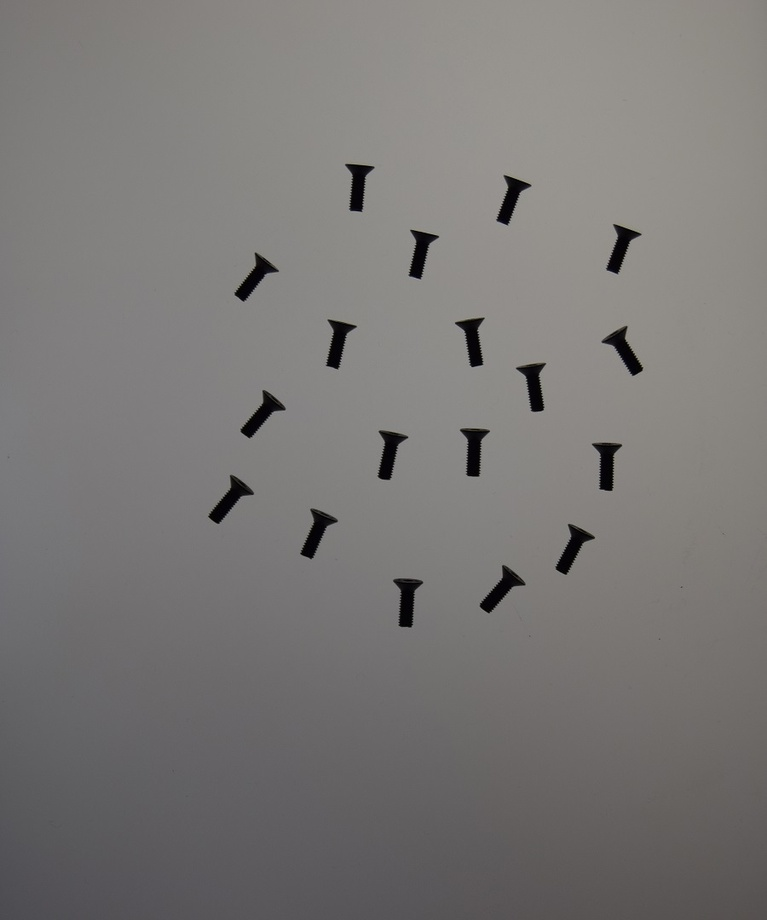
//> input picture 21-Examen2/Clase1.jpg, 767 x 920 px, shrunk from 900 x 1080 before the run; the run also reads 1 picture not shown here
$ ./BayesExamen Clase1.jpg Clase2.jpg Clase2.jpg Clase2.jpg   (built with g++ and OpenCV 4)
//> lines starting //> are read from the running program, lines starting //| are printed output that depends on the picture; after the words box and inside, x2 and y2 are one past the last pixel; in counts of white or black regions, pixels touching at a corner belong together
#include <stdio.h>
#include <opencv2/opencv.hpp>

using namespace std;
using namespace cv;

#define NCLASES 3

static Ptr<ml::TrainData> prepare_train_data(const Mat& data, const Mat& responses, int ntrain_samples)
{
	Mat sample_idx = Mat::zeros(1, ntrain_samples, CV_8U);

	int nvars = data.cols;
	Mat var_type(nvars + 1, 1, CV_8U);
	var_type.setTo(Scalar::all(ml::VAR_ORDERED));
	var_type.at<uchar>(nvars) = ml::VAR_CATEGORICAL;

	return ml::TrainData::create(data, ml::ROW_SAMPLE, responses,
		noArray(), sample_idx, noArray(), var_type);
}

Mat prepare_image(Mat image)
{
    Mat image_bin = Mat(image.size(), CV_8UC1, 1);
	cvtColor(image, image, CV_BGR2GRAY);
	threshold(image, image_bin, 78, 255, CV_THRESH_BINARY);
	bitwise_not(image_bin, image_bin);

	morphologyEx(image_bin, image_bin, CV_MOP_OPEN, Mat(), Point(-1, -1), 2);
    morphologyEx(image_bin, image_bin, CV_MOP_CLOSE, Mat(), Point(-1, -1), 2);
    return image_bin;
}

bool isExternalContour(Vec4i hierarchy)
{
    return hierarchy[3] == -1;
}

int findRelation(int relation[], int value, int count)
{
    for (int i = 0; i < count; i++)
        if (relation[i] == value)
            return i;

    return -1;
}

int main(int argc, char* argv[])
{
    Ptr<ml::NormalBayesClassifier> bayes = ml::NormalBayesClassifier::create();
    const char *nombre_clases[3] = { "Tornillo", "Tuerca", "Arandela" };

    if ( argc != 5 )
    {
        printf("usage: BayesExamen <train_tornillo> <train_tuerca> <train_arandela> <clasif_image>\n");
        return -1;
    }

    vector<vector<Point> > contours[NCLASES];
    vector<Vec4i> hierarchy[NCLASES];

    for (int clase = 0; clase < NCLASES; clase++)
    {
        Mat image = imread(argv[clase+1]);
//> image is the input picture: 920 rows x 767 cols, CV_8UC3; mean B, G, R 118.1, 119.6, 121.9
		if (!image.data) {
			cout << "Error al cargar la imagen" << endl;
			return 1;
		}

		Mat image_bin = prepare_image(image);
//> in prepare_image, `threshold(image, image_bin, 78, 255, CV_THRESH_BINARY);`:
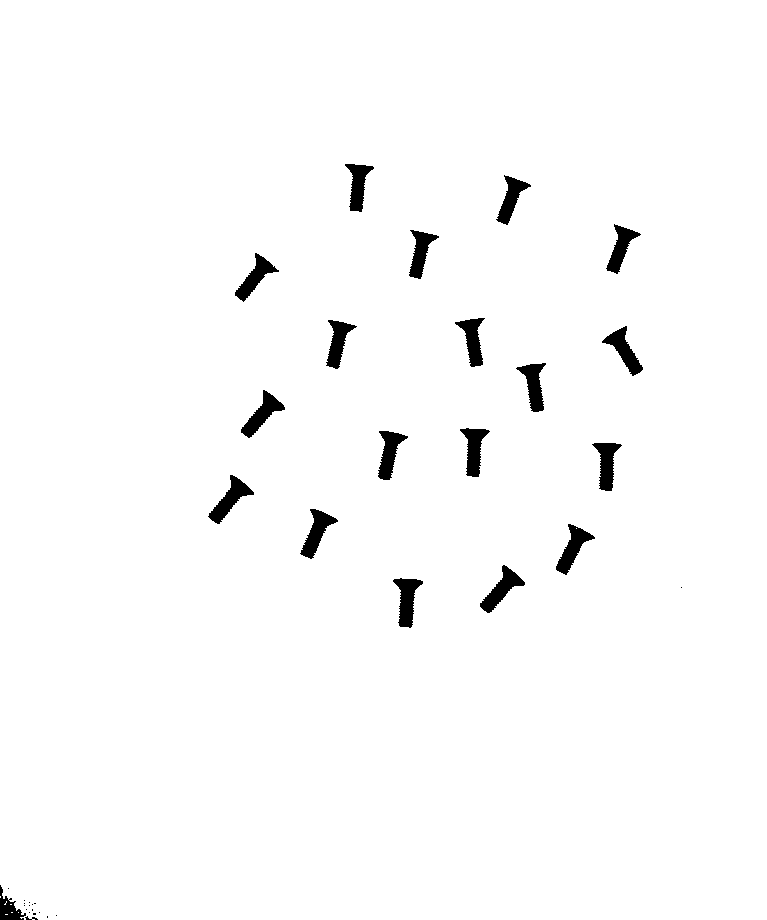
//> image_bin: 920 rows x 767 cols, CV_8UC1; 98.1% white; 36 black regions (16 under 20 px), largest, box (x1, y1, x2, y2) and area: (208, 475, 254, 524) 775, (393, 578, 423, 628) 772, (480, 565, 525, 613) 763
//> in prepare_image, `morphologyEx(image_bin, image_bin, CV_MOP_OPEN, Mat(), Point(-1, -1), ..`:
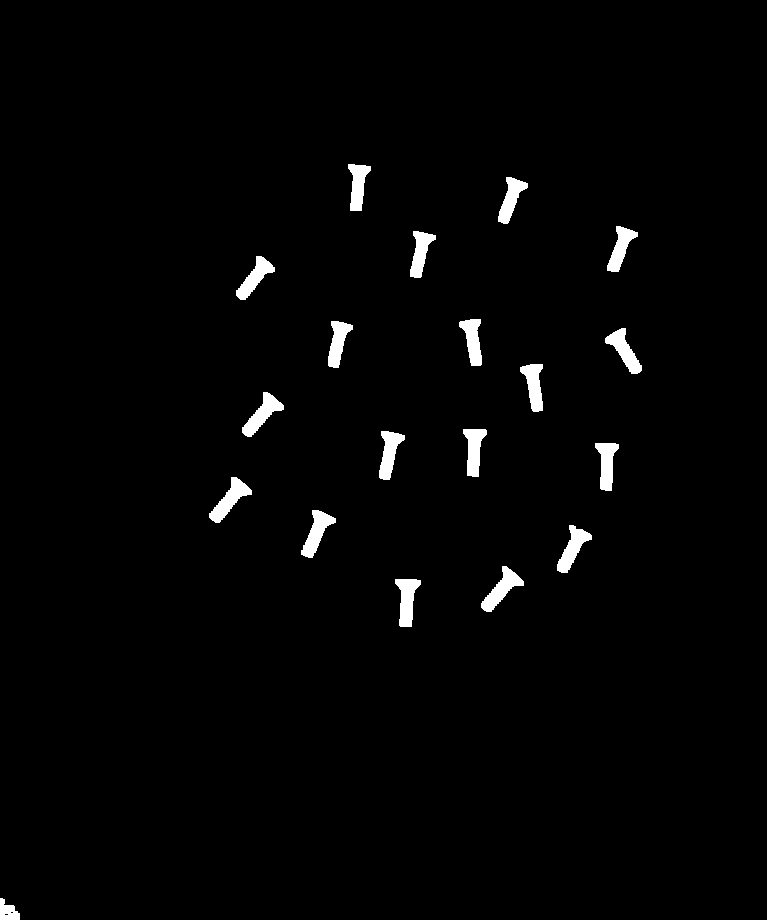
//> image_bin: 920 rows x 767 cols, CV_8UC1; 1.8% white; 19 white regions, largest, box (x1, y1, x2, y2) and area: (209, 477, 252, 523) 751, (481, 566, 524, 612) 749, (395, 579, 421, 627) 730

		imshow("ventana", image_bin);
        waitKey(0);

        findContours(image_bin, contours[clase], hierarchy[clase], RETR_CCOMP, CV_CHAIN_APPROX_NONE);
//> contours = 3 items

        for (int i = 0; i < contours[clase].size(); i++)
		{
			Scalar color1(0, 0, 255);
			drawContours(image, contours[clase], i, color1, 2, 8, hierarchy[clase], 0, Point());
		}
//> this loop made 19 passes
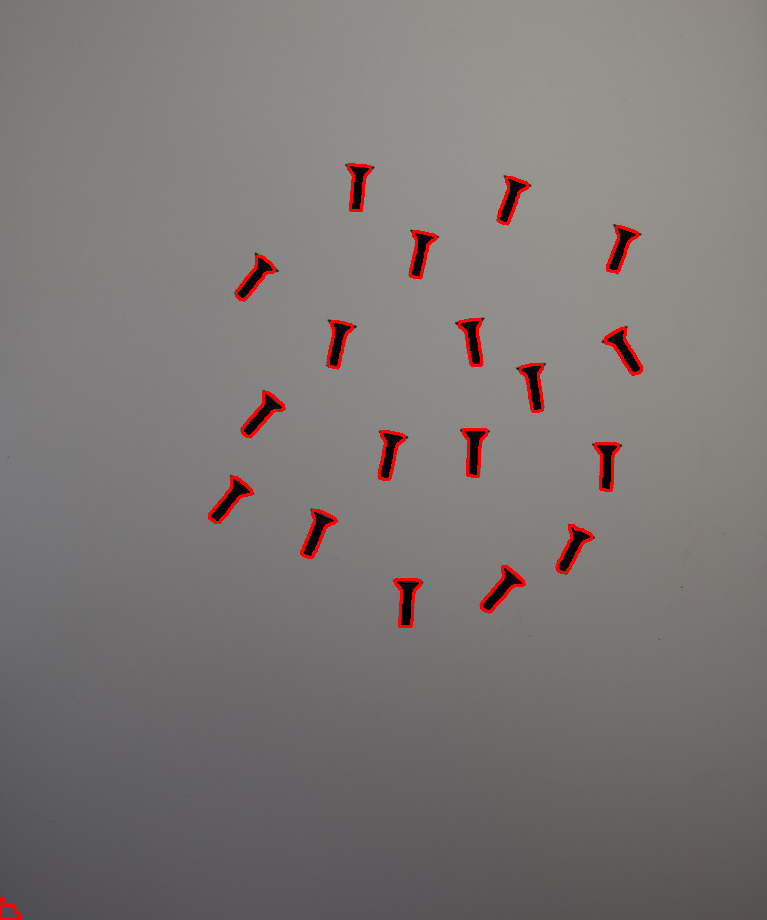
//> image: 920 rows x 767 cols, CV_8UC3; 1.11% of pixels changed, all inside (x1, y1, x2, y2) = (0, 163, 643, 920)

		imshow("ventana", image);
        waitKey(0);
    }
//> pass 2 of the loop `for (int clase = 0; clase < NCLASES; clase++)`:
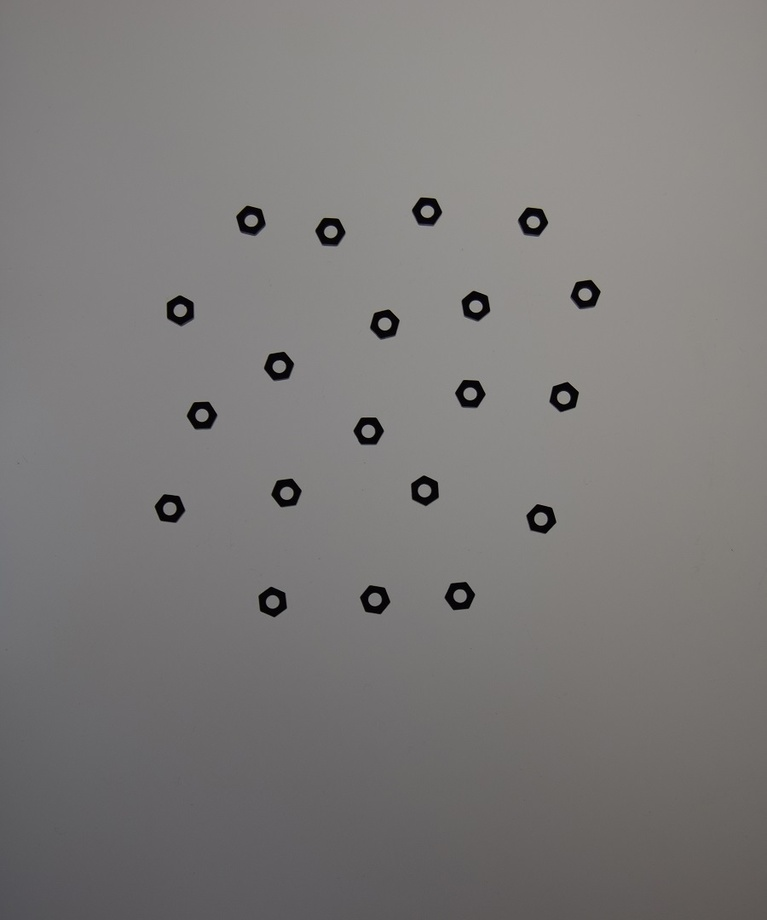
//> input picture 21-Examen2/Clase2.jpg, 767 x 920 px, shrunk from 900 x 1080 before the run
//> image is the input picture: 920 rows x 767 cols, CV_8UC3; mean B, G, R 121, 122, 124.2
//> in prepare_image (call 2), `threshold(image, image_bin, 78, 255, CV_THRESH_BINARY);`:
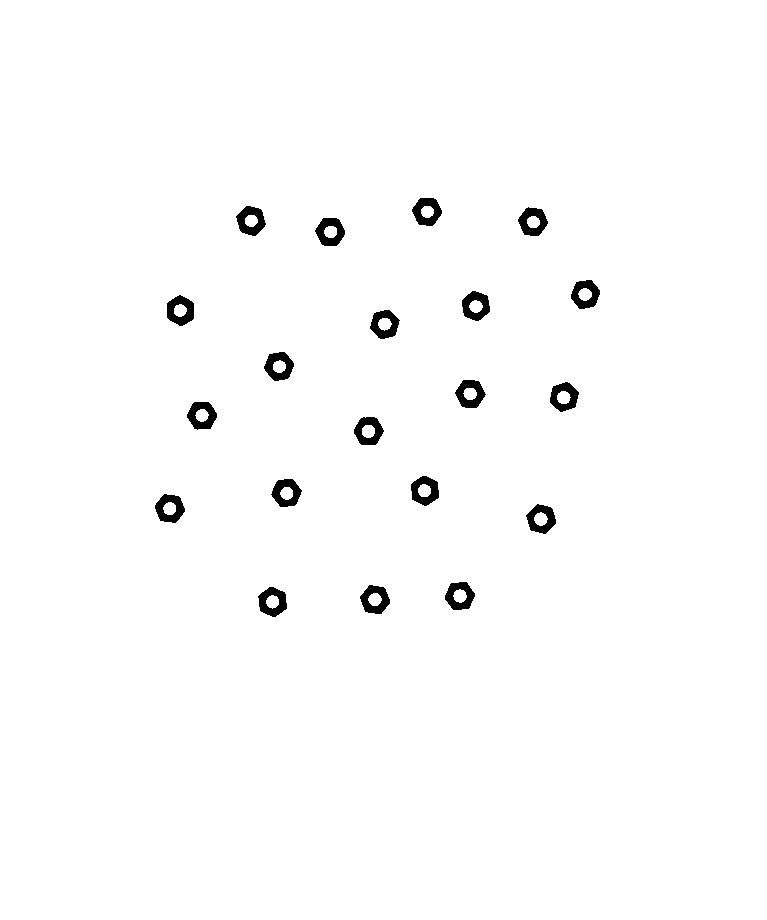
//> image_bin: 920 rows x 767 cols, CV_8UC1; 98.6% white; 20 black regions, largest, box (x1, y1, x2, y2) and area: (236, 206, 266, 236) 516, (167, 295, 194, 326) 516, (315, 218, 345, 246) 511
//> the loop `for (int i = 0; i < contours[clase].size(); i++)` made 40 passes
//> after the loop `for (int i = 0; i < contours[clase].size(); i++)`:
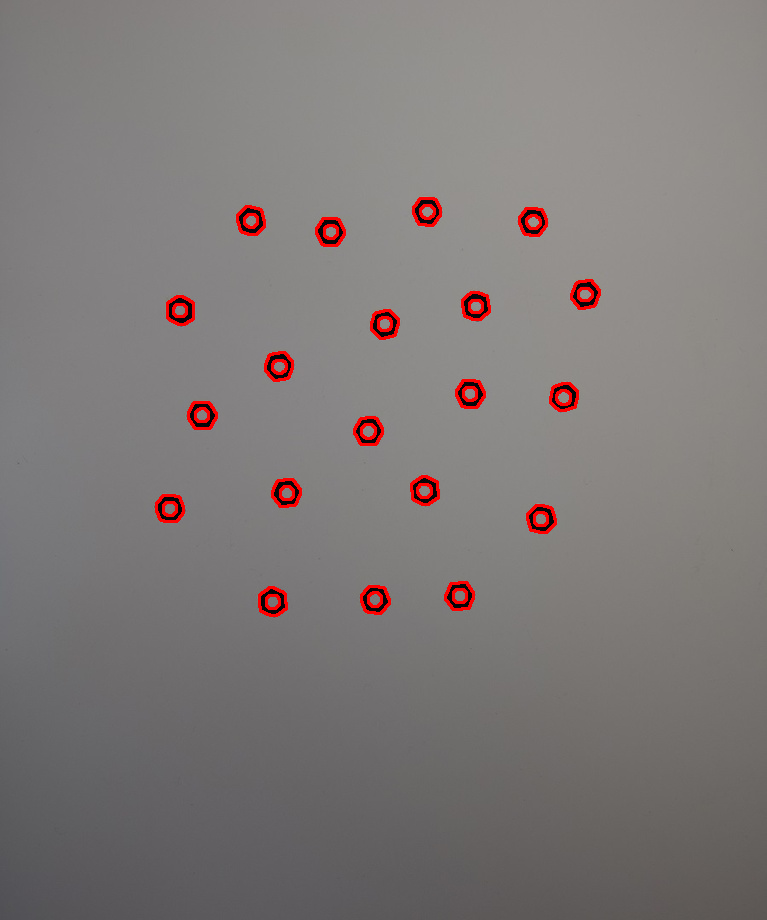
//> image: 920 rows x 767 cols, CV_8UC3; 1.26% of pixels changed, all inside (x1, y1, x2, y2) = (155, 197, 601, 617)

    int count = 0, before = 0;
    for (int clase = 0; clase < NCLASES; clase++)
    {
        for (int i = 0; i < hierarchy[clase].size(); i++)
        {
            count += isExternalContour(hierarchy[clase][i]);
        }

        cout << "El numero de " << nombre_clases[clase] << "s es: " << count - before << endl;
        before = count;
    }
//> this loop made 3 passes
//> (count, before) on passes 1 to 3: (19, 19), (39, 39), (59, 59)
//| El numero de Tornillos es: 19
//| El numero de Tuercas es: 20
//| El numero de Arandelas es: 20
//> after the loop, count = 59

    cout << "El numero de objetos es: " << count << endl << endl;
//| El numero de objetos es: 59

    // Generate train data based on arc and area
    double perimetro, area;
    Mat train_data(count, 2, CV_32FC1);
//> train_data = 59 pairs, first value 0 to 0, second value 0 to 0
    Mat response_data(count, 1, CV_32FC1);
//> response_data = 59 values from 0 to 0
    int k = 0;
    for (int clase = 0; clase < NCLASES; clase++)
    {
        int relation[contours[clase].size()]; // store relation between contour index and k
        for (int i = 0; i < contours[clase].size(); i++)
		{
		    if (isExternalContour(hierarchy[clase][i]))
		    {
		        area = contourArea(contours[clase][i], false);
			    perimetro = arcLength(contours[clase][i], 1);

			    train_data.at<float>(k, 0) = perimetro;
			    train_data.at<float>(k, 1) = area;
			    response_data.at<float>(k) = clase;

			    relation[i] = k;
			    k++;
		    }
		    else // es un perimetro interior, restamos este área
		    {
		        area = contourArea(contours[clase][i], false);
		        int parent = hierarchy[clase][i][3];
		        train_data.at<float>(relation[parent], 1) -= area;
		    }
		}
    }
//> this loop made 3 passes
//> (area, perimetro, k) on passes 1 to 3: (584.5, 130.9, 19), (145, 91.6, 39), (145, 91.6, 59)
//> after the loop, area = 145; perimetro = 91.6; train_data = 59 pairs, first value 77.07 to 147.9, second value 259.5 to 686.5; response_data = 59 values from 0 to 2; k = 59

    Ptr<ml::TrainData> tdata = prepare_train_data(train_data, response_data, count);
//> in prepare_train_data, `Mat sample_idx = Mat::zeros(1, ntrain_samples, CV_8U);`: sample_idx = 59 values from 0 to 0
    bayes->train(tdata);

    // End of train phase
    // Load image to detect object
    Mat image = imread(argv[4], 1);
	if (!image.data) {
		cout << "Error al cargar la imagen" << endl;
		return 1;
    }

	Mat image_bin = prepare_image(image);

	vector<vector<Point> > contours2;
    vector<Vec4i> hierarchy2;
	findContours(image_bin, contours2, hierarchy2, RETR_CCOMP, CV_CHAIN_APPROX_NONE);
//> contours2 = 40 contours; largest, box (x1, y1, x2, y2) and area: (167, 296, 194, 325) 598, (316, 218, 345, 246) 598, (259, 587, 287, 616) 596, (354, 417, 383, 445) 594, (237, 206, 265, 235) 594

	count = 0;
	for (int i = 0; i < hierarchy2.size(); i++)
    {
        count += isExternalContour(hierarchy2[i]);
    }
//> this loop made 40 passes
//> count on passes 1 to 12: 1, 1, 2, 2, 3, 3, 4, 4, 5, 5, 6, 6
//> after the loop, count = 20

    cout << "El numero de objetos detectados es: " << count << endl;
//| El numero de objetos detectados es: 20

    Mat test_data(count, 2, CV_32FC1);
//> test_data = 20 rows, first 8: [0, 0], [0, 0], [0, 0], [0, 0], [0, 0], [0, 0], [0, 0], [0, 0]
    int relation[count]; // store relation between contour index and k
    for (int i = 0; i < count; i++) relation[i] = -1; // initialize relation to avoid memory warning.
//> this loop made 20 passes
    k = 0;
    for (int i = 0; i < contours2.size(); i++)
    {
        if (isExternalContour(hierarchy2[i]))
	    {
	        area = contourArea(contours2[i], false);
		    perimetro = arcLength(contours2[i], 1);

		    test_data.at<float>(k, 0) = perimetro;
		    test_data.at<float>(k, 1) = area;

		    relation[k] = i;
		    k++;
	    }
	    else // es un perimetro interior, restamos este área
	    {
	        area = contourArea(contours2[i], false);
	        int parent = hierarchy2[i][3];
	        test_data.at<float>(findRelation(relation, parent, count), 1) -= area;
	    }
    }
//> this loop made 40 passes
//> (area, perimetro) on passes 1, 3, 5, 7, 9, 11, 13, 15, 17, 19, 21, 23: (596, 93.6), (591, 93.6), (592, 93.6), (590.5, 91.84), (585.5, 91.36), (591, 92.43), (591, 93.6), (594.5, 93.01), (588, 92.77), (581, 91.6), (591.5, 93.01), (590, 92.43)
//> area on passes 2, 4, 6, 8, 10, 12: 146.5, 149, 151, 149, 146.5, 144
//> after the loop, k = 20

    Mat clasif(count, 1, CV_32FC1);
//> clasif = 20 values from 0 to 0
    Mat result(1, 2, CV_32FC1);
    Mat imagen_color;
    int cantidad[NCLASES] = {0,0,0};
    for (int i = 0; i < count; i++)
    {
        result.at<float>(0, 0) = test_data.at<float>(i, 0);
		result.at<float>(0, 1) = test_data.at<float>(i, 1);

		clasif.at<float>(i) = bayes->predict(result);

		imagen_color = image.clone();
		Scalar color(0, 0, 255);
		drawContours(imagen_color, contours2, relation[i], color, 2);
		imshow("ventana", imagen_color);
		cout << "La pieza resaltada es un " << nombre_clases[(int)clasif.at<float>(i)] << endl;

		cantidad[(int)clasif.at<float>(i)]++;
		waitKey(0);
    }
//> this loop made 20 passes
//| La pieza resaltada es un Tuerca
//| La pieza resaltada es un Tuerca
//| La pieza resaltada es un Tuerca
//| La pieza resaltada es un Tuerca
//| La pieza resaltada es un Tuerca
//| La pieza resaltada es un Tuerca
//| La pieza resaltada es un Tuerca
//| La pieza resaltada es un Tuerca
//> (output is shown up to pass 8 of 20)
//> pass 1, `imshow("ventana", imagen_color);`:
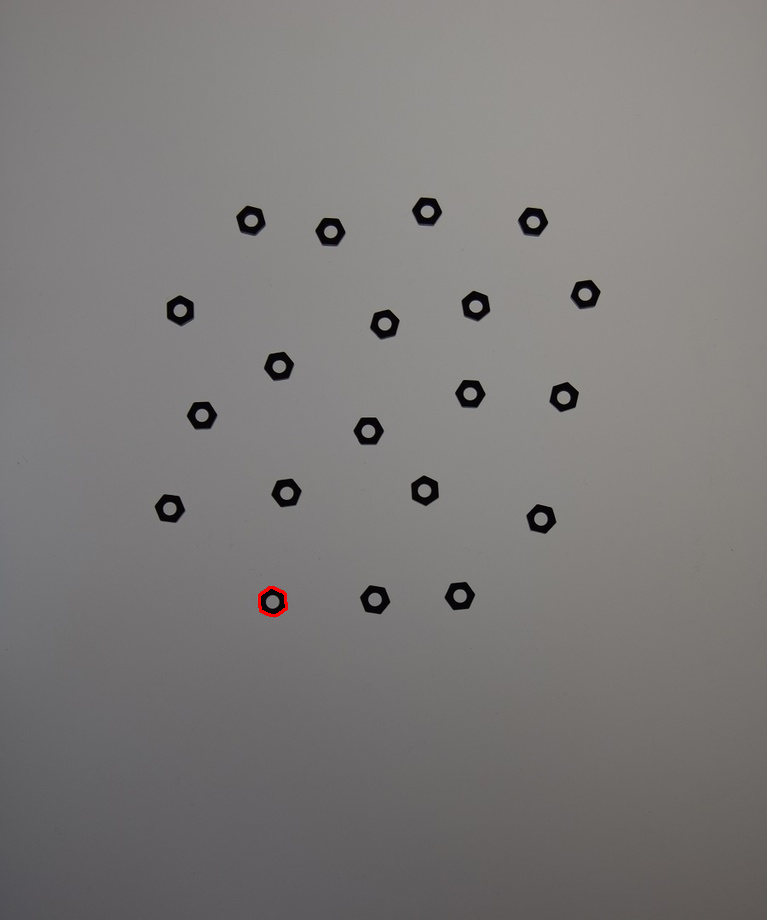
//> window 'ventana': 920 rows x 767 cols, CV_8UC3; mean B, G, R 120.9, 121.9, 124.3

    cout << endl << endl;

	for (int i = 0; i < 3; i++)
	    cout << nombre_clases[i] << "s: " << cantidad[i] << endl;
//> this loop made 3 passes
//| Tornillos: 0
//| Tuercas: 20
//| Arandelas: 0

    return 0;
}
